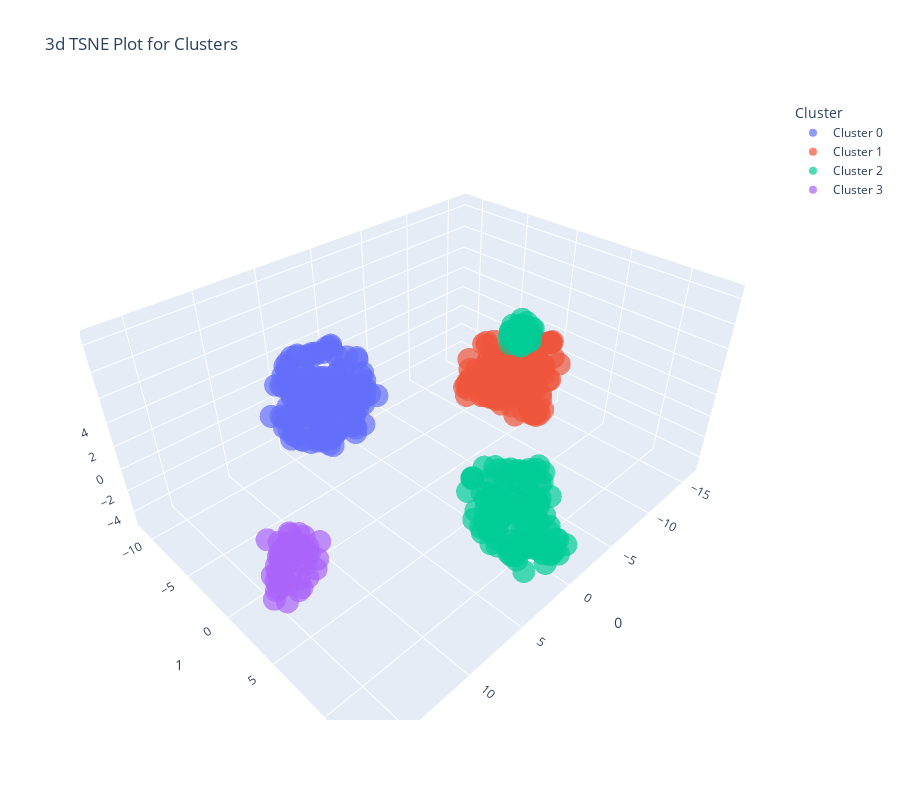

The code cell stored with this chart in its notebook:
### Markdown cell above
## Analyze Model

### Code cell
# functional API
evaluate_model(kmeans)

### Figure 1 — Plotly figure (JSON) as saved in the notebook; plotly's stock layout.template omitted (floating-point values rounded to 4 significant figures; data arrays with more than 128 entries replaced by an {"elided": "..."} marker saying what was removed)
{"data": [{"customdata": {"elided": "157x1 int values"}, "hovertemplate": "Cluster=Cluster 0<br>0=%{x}<br>1=%{y}<br>2=%{z}<br>Feature=%{customdata[0]}<extra></extra>", "legendgroup": "Cluster 0", "marker": {"color": "#636efa", "opacity": 0.7, "symbol": "circle"}, "mode": "markers", "name": "Cluster 0", "scene": "scene", "showlegend": true, "type": "scatter3d", "x": {"elided": "157 float values"}, "y": {"elided": "157 float values"}, "z": {"elided": "157 float values"}}, {"customdata": {"elided": "147x1 int values"}, "hovertemplate": "Cluster=Cluster 1<br>0=%{x}<br>1=%{y}<br>2=%{z}<br>Feature=%{customdata[0]}<extra></extra>", "legendgroup": "Cluster 1", "marker": {"color": "#EF553B", "opacity": 0.7, "symbol": "circle"}, "mode": "markers", "name": "Cluster 1", "scene": "scene", "showlegend": true, "type": "scatter3d", "x": {"elided": "147 float values"}, "y": {"elided": "147 float values"}, "z": {"elided": "147 float values"}}, {"customdata": {"elided": "151x1 int values"}, "hovertemplate": "Cluster=Cluster 2<br>0=%{x}<br>1=%{y}<br>2=%{z}<br>Feature=%{customdata[0]}<extra></extra>", "legendgroup": "Cluster 2", "marker": {"color": "#00cc96", "opacity": 0.7, "symbol": "circle"}, "mode": "markers", "name": "Cluster 2", "scene": "scene", "showlegend": true, "type": "scatter3d", "x": {"elided": "151 float values"}, "y": {"elided": "151 float values"}, "z": {"elided": "151 float values"}}, {"customdata": [[22], [25], [26], [28], [29], [22], [24], [24], [26], [28], [26], [23], [25], [29], [17], [18], [26], [18], [21], [30], [17], [25], [20], [20], [28], [20], [28], [25], [31], [27], [21], [22], [24], [17], [28], [23], [28], [17], [26], [27], [24], [25], [29], [24], [23], [23], [25], [24], [27], [24]], "hovertemplate": "Cluster=Cluster 3<br>0=%{x}<br>1=%{y}<br>2=%{z}<br>Feature=%{customdata[0]}<extra></extra>", "legendgroup": "Cluster 3", "marker": {"color": "#ab63fa", "opacity": 0.7, "symbol": "circle"}, "mode": "markers", "name": "Cluster 3", "scene": "scene", "showlegend": true, "type": "scatter3d", "x": [12.63, 14.59, 15.42, 14.96, 15.8, 15.87, 14.64, 15.3, 14.92, 13.81, 13.35, 15.42, 14.53, 15.23, 14.66, 14.98, 12.81, 13.82, 13.93, 13.12, 14.7, 13.12, 13.57, 13.65, 13.38, 13.43, 16.16, 14.84, 14.83, 14.51, 15.75, 14.43, 14.55, 16.81, 13.38, 15.63, 13.56, 13.74, 14.04, 13.81, 15.71, 14.26, 15.13, 13.26, 14.98, 13.5, 15.63, 15.51, 13.08, 16.45], "y": [3.651, 2.157, 3.969, 4.557, 2.926, 3.86, 2.976, 4.109, 2.625, 4.688, 4.308, 3.474, 1.75, 2.011, 3.457, 2.131, 2.233, 2.244, 3.361, 1.842, 3.33, 2.262, 3.168, 2.055, 2.543, 2.696, 4.873, 3.42, 4.481, 4.782, 3.4, 1.949, 3.002, 4.585, 2.071, 3.822, 1.846, 3.977, 1.574, 3.542, 3.118, 2.989, 4.65, 3.06, 2.824, 2.918, 4.186, 3.082, 3.045, 4.352], "z": [0.4516, -0.1942, -0.9249, -0.3549, -0.6885, -0.07026, 0.9012, -0.4786, -0.07226, -0.2926, -0.05357, -0.9248, -0.8602, 1.286, 1.599, -1.589, 0.02362, 1.044, 0.9702, -0.9606, 1.532, -0.7274, -0.0532, 0.6674, -1.476, 1.023, -1.136, 0.1678, -1.281, -0.4051, -1.479, 0.4665, 0.3576, -0.6116, -1.153, 0.7558, -0.4404, 1.087, -0.8351, -0.7993, -1.08, 0.4099, -1.157, -0.5752, -0.2479, -0.7876, 0.6669, 0.03728, -0.6561, -0.3479]}], "layout": {"height": 800, "legend": {"title": {"text": "Cluster"}, "tracegroupgap": 0}, "scene": {"domain": {"x": [0, 1], "y": [0, 1]}, "xaxis": {"title": {"text": "0"}}, "yaxis": {"title": {"text": "1"}}, "zaxis": {"title": {"text": "2"}}}, "title": {"text": "3d TSNE Plot for Clusters"}, "width": 900}}
